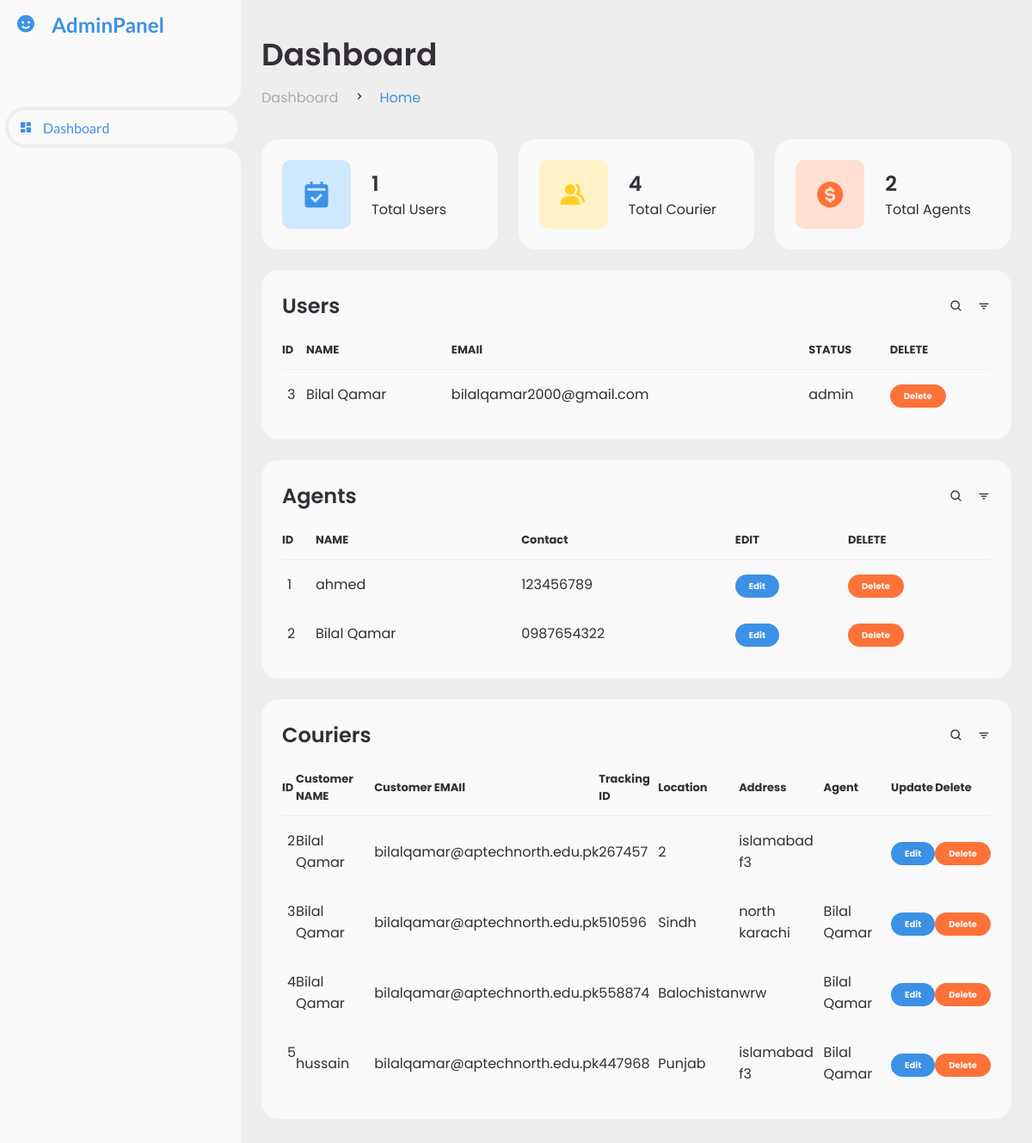
Page /sample/dashboard.php on the committed database.
### tables this page shows
CREATE TABLE `users` (
  `id` int(11) NOT NULL,
  `name` varchar(50) NOT NULL,
  `email` varchar(50) NOT NULL,
  `password` varchar(500) NOT NULL,
  `status` varchar(50) NOT NULL DEFAULT '1' COMMENT '0 for admin 1 for user'
);

CREATE TABLE `agents` (
  `a_id` int(11) NOT NULL,
  `a_name` varchar(50) NOT NULL,
  `a_contact` varchar(50) NOT NULL
);

CREATE TABLE `couriers` (
  `c_id` int(11) NOT NULL,
  `name` varchar(50) NOT NULL,
  `c_track` varchar(50) NOT NULL,
  `c_email` varchar(50) NOT NULL,
  `location` varchar(50) NOT NULL,
  `address` varchar(100) NOT NULL,
  `agent` varchar(50) NOT NULL
);

### sample/dashboard.php (the view, shortened to what this page needs)
<!DOCTYPE html>
<html lang="en">
  <head>
    <link
      href="https://unpkg.com/boxicons@2.0.9/css/boxicons.min.css"
      rel="stylesheet"
    />
  </head>
  <body>
    <section id="sidebar">
      <a href="../index.php" class="brand">
        <i class="bx bxs-smile"></i>
        <span class="text">AdminPanel</span>
      </a>
      <ul class="side-menu top">
        <li class="active">
          <a href="#">
            <i class="bx bxs-dashboard"></i>
            <span class="text">Dashboard</span>
          </a>
        </li>
      </ul>
    </section>
    <section id="content">
      <main>
        <div class="head-title">
          <div class="left">
            <h1>Dashboard</h1>
            <ul class="breadcrumb">
              <li>
                <a href="#">Dashboard</a>
              </li>
              <li><i class="bx bx-chevron-right"></i></li>
              <li>
                <a class="active" href="#">Home</a>
              </li>
            </ul>
          </div>
        </div>
<?php
          $conn=mysqli_connect('localhost','root','','courier');
          if($conn){
              $query="select * from users;";
              $res=mysqli_query($conn,$query);
              if($res){
                  $num_users=mysqli_num_rows($res);
?>
        <ul class="box-info">
          <li>
            <i class="bx bxs-calendar-check"></i>
            <span class="text">
              <h3><?=$num_users ?></h3>
              <p>Total Users</p>
            </span>
          </li>
<?php
              }}
?>
          <?php
$conn=mysqli_connect('localhost','root','','courier');
if($conn){
    $query="select * from couriers;";
    $res=mysqli_query($conn,$query);
    if($res){
        $num_cour=mysqli_num_rows($res);
?>
          <li>
            <i class="bx bxs-group"></i>
            <span class="text">
              <h3><?= $num_cour  ?></h3>
              <p>Total Courier</p>
            </span>
          </li>
          <?php
    }
}
          ?>
          <?php
$conn=mysqli_connect('localhost','root','','courier');
if($conn){
    $query="select * from agents;";
    $res=mysqli_query($conn,$query);
    if($res){
        $num_agents=mysqli_num_rows($res);
?>
          <li>
            <i class="bx bxs-dollar-circle"></i>
            <span class="text">
              <h3><?= $num_agents?></h3>
              <p>Total Agents</p>
            </span>
          </li>
          <?php
    }}?>
        </ul>
        <div class="table-data">
          <div class="order">
            <div class="head">
              <h3>Users</h3>
              <i class="bx bx-search"></i>
              <i class="bx bx-filter"></i>
            </div>
            <table>
              <thead>
                <tr>
                  <th>ID</th>
                  <th>NAME</th>
                  <th>EMAIl</th>
                  <th>STATUS</th>
                  <th>DELETE</th>
                </tr>
              </thead>
              <tbody>
              <?php
$conn=mysqli_connect('localhost','root','','courier');
if($conn){
    $query="select * from users;";
    $res=mysqli_query($conn,$query);
    if($res){
        while($data=mysqli_fetch_assoc($res)){
          echo " <tr>
                  <td>
                    <p>".$data['id']."</p>
                  </td>
                  <td>".$data['name']."</td>
                  <td>".$data['email']."</td>
                   <td>".($data['status']=='0'?'admin':($data['status']=='2'?'agent' :'user'))."</td>
                     <td><a href='deleteuser.php?id=".$data['id']."'><span class='status pending'>Delete</span></a></td>
                </tr>";
        }
      }}
?>
              </tbody>
            </table>
          </div>
        </div>
        <div class="table-data">
          <div class="order">
            <div class="head">
              <h3>Agents</h3>
              <i class="bx bx-search"></i>
              <i class="bx bx-filter"></i>
            </div>
            <table>
              <thead>
                <tr>
                  <th>ID</th>
                  <th>NAME</th>
                  <th>Contact</th>
                  <th>EDIT</th>
                  <th>DELETE</th>
                </tr>
              </thead>
              <tbody>
              <?php
$conn=mysqli_connect('localhost','root','','courier');
if($conn){
    $query="select * from agents;";
    $res=mysqli_query($conn,$query);
    if($res){
        while($data=mysqli_fetch_assoc($res)){
          echo " <tr>
                  <td>
                    <p>".$data['a_id']."</p>
                  </td>
                  <td>".$data['a_name']."</td>
                  <td>".$data['a_contact']."</td>
                   <td><a href='update.php?id=".$data['a_id']."''><span class='status completed'>Edit</span></a></td>
                     <td><a href='deleteagents.php?id=".$data['a_id']."'><span class='status pending'>Delete</span></a></td>
                </tr>";
        }
      }}
?>
              </tbody>
            </table>
          </div>
        </div>
        <div class="table-data">
          <div class="order">
            <div class="head">
              <h3>Couriers</h3>
              <i class="bx bx-search"></i>
              <i class="bx bx-filter"></i>
            </div>
            <table>
              <thead>
                <tr>
                  <th>ID</th>
                  <th>Customer NAME</th>
                  <th>Customer EMAIl</th>
                  <th>Tracking ID</th>
                  <th>Location</th>
                  <th>Address</th>
                  <th>Agent</th>
                  <th>Update</th>
                  <th>Delete</th>
                </tr>
              </thead>
              <tbody>
              <?php
$conn=mysqli_connect('localhost','root','','courier');
if($conn){
    $query="select * from couriers;";
    $res=mysqli_query($conn,$query);
    if($res){
        while($data=mysqli_fetch_assoc($res)){
          echo " <tr>
                  <td>
                    <p>".$data['c_id']."</p>
                  </td>
                  <td>".$data['name']."</td>
                  <td>".$data['c_email']."</td>
                   <td>".$data['c_track']."</td>
                     <td>".$data['location']."</td>
  <td>".$data['address']."</td>
    <td>".$data['agent']."</td>
                   <td><a href='update.php?id=".$data['c_id']."''><span class='status completed'>Edit</span></a></td>
                     <td><a href='deletecourier.php?id=".$data['c_id']."'><span class='status pending'>Delete</span></a></td>
                </tr>";
        }
      }}
?>
              </tbody>
            </table>
          </div>
        </div>
      </main>
    </section>
  </body>
</html>

### rows in the picture
users: id "3", name "Bilal Qamar", email "bilalqamar2000@gmail.com", status "admin"
agents: a_id "1", a_name "ahmed", a_contact "123456789"
agents: a_id "2", a_name "Bilal Qamar", a_contact "0987654322"
couriers: c_id "2", name "Bilal Qamar", c_email "bilalqamar@aptechnorth.edu.pk", c_track "267457", location "2", address "islamabad f3"
couriers: c_id "3", name "Bilal Qamar", c_email "bilalqamar@aptechnorth.edu.pk", c_track "510596", location "Sindh", address "north karachi", agent "Bilal Qamar"
couriers: c_id "4", name "Bilal Qamar", c_email "bilalqamar@aptechnorth.edu.pk", c_track "558874", location "Balochistan", address "wrw", agent "Bilal Qamar"
couriers: c_id "5", name "hussain", c_email "bilalqamar@aptechnorth.edu.pk", c_track "447968", location "Punjab", address "islamabad f3", agent "Bilal Qamar"

### other values in the picture
$num_users "1"
$num_cour "4"
$num_agents "2"
